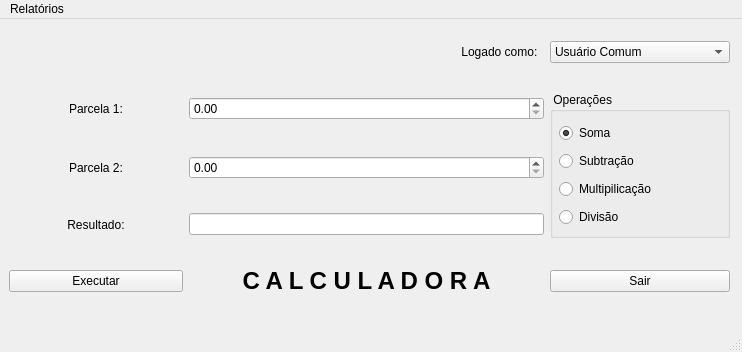
<?xml version="1.0" encoding="UTF-8"?>
<ui version="4.0">
 <class>CalcWindow</class>
 <widget class="QMainWindow" name="CalcWindow">
  <property name="geometry">
   <rect>
    <x>0</x>
    <y>0</y>
    <width>742</width>
    <height>352</height>
   </rect>
  </property>
  <property name="windowTitle">
   <string>CalcWindow</string>
  </property>
  <widget class="QWidget" name="centralwidget">
   <widget class="QWidget" name="gridLayoutWidget">
    <property name="geometry">
     <rect>
      <x>-1</x>
      <y>-1</y>
      <width>741</width>
      <height>301</height>
     </rect>
    </property>
    <layout class="QGridLayout" name="background">
     <item row="1" column="4" rowspan="3">
      <widget class="QGroupBox" name="groupBox">
       <property name="minimumSize">
        <size>
         <width>180</width>
         <height>100</height>
        </size>
       </property>
       <property name="title">
        <string> Operações</string>
       </property>
       <widget class="QWidget" name="gridLayoutWidget_2">
        <property name="geometry">
         <rect>
          <x>-1</x>
          <y>29</y>
          <width>181</width>
          <height>112</height>
         </rect>
        </property>
        <layout class="QGridLayout" name="gridLayout_2">
         <property name="leftMargin">
          <number>10</number>
         </property>
         <item row="0" column="0">
          <widget class="QRadioButton" name="radioButtonAdd">
           <property name="text">
            <string>Soma</string>
           </property>
           <property name="checked">
            <bool>true</bool>
           </property>
          </widget>
         </item>
         <item row="2" column="0">
          <widget class="QRadioButton" name="radioButtonMult">
           <property name="text">
            <string>Multipilicação</string>
           </property>
           <property name="checked">
            <bool>false</bool>
           </property>
          </widget>
         </item>
         <item row="1" column="0">
          <widget class="QRadioButton" name="radioButtonSub">
           <property name="text">
            <string>Subtração</string>
           </property>
          </widget>
         </item>
         <item row="3" column="0">
          <widget class="QRadioButton" name="radioButtonDiv">
           <property name="text">
            <string>Divisão</string>
           </property>
          </widget>
         </item>
        </layout>
       </widget>
      </widget>
     </item>
     <item row="1" column="2" colspan="2">
      <widget class="QDoubleSpinBox" name="input1"/>
     </item>
     <item row="0" column="4">
      <widget class="QComboBox" name="userRole">
       <item>
        <property name="text">
         <string>Usuário Comum</string>
        </property>
       </item>
       <item>
        <property name="text">
         <string>Administrador</string>
        </property>
       </item>
      </widget>
     </item>
     <item row="0" column="3">
      <widget class="QLabel" name="userLabel">
       <property name="text">
        <string>Logado como:  </string>
       </property>
       <property name="alignment">
        <set>Qt::AlignRight|Qt::AlignTrailing|Qt::AlignVCenter</set>
       </property>
      </widget>
     </item>
     <item row="4" column="4">
      <widget class="QPushButton" name="exitButton">
       <property name="maximumSize">
        <size>
         <width>16777215</width>
         <height>16777215</height>
        </size>
       </property>
       <property name="text">
        <string>Sair</string>
       </property>
      </widget>
     </item>
     <item row="4" column="1">
      <widget class="QPushButton" name="execButton">
       <property name="text">
        <string>Executar</string>
       </property>
      </widget>
     </item>
     <item row="2" column="1">
      <widget class="QLabel" name="factor2Label">
       <property name="text">
        <string>Parcela 2:</string>
       </property>
       <property name="alignment">
        <set>Qt::AlignCenter</set>
       </property>
      </widget>
     </item>
     <item row="0" column="5">
      <spacer name="horizontalSpacer">
       <property name="orientation">
        <enum>Qt::Horizontal</enum>
       </property>
       <property name="sizeType">
        <enum>QSizePolicy::Fixed</enum>
       </property>
       <property name="sizeHint" stdset="0">
        <size>
         <width>10</width>
         <height>20</height>
        </size>
       </property>
      </spacer>
     </item>
     <item row="2" column="2" colspan="2">
      <widget class="QDoubleSpinBox" name="input2"/>
     </item>
     <item row="3" column="2" colspan="2">
      <widget class="QLineEdit" name="resultEdit">
       <property name="readOnly">
        <bool>true</bool>
       </property>
      </widget>
     </item>
     <item row="4" column="2" colspan="2">
      <widget class="QLabel" name="titleLabel">
       <property name="layoutDirection">
        <enum>Qt::RightToLeft</enum>
       </property>
       <property name="text">
        <string>&lt;html&gt;&lt;head&gt;&lt;meta name=&quot;qrichtext&quot; content=&quot;1&quot; /&gt;&lt;style type=&quot;text/css&quot;&gt;
p, li { white-space: pre-wrap; }
&lt;/style&gt;&lt;/head&gt;&lt;body style=&quot; font-family:'MS Shell Dlg 2'; font-size:8.25pt; font-weight:400; font-style:normal; text-decoration:none;&quot;&gt;
&lt;p style=&quot; margin-top:0px; margin-bottom:0px; margin-left:0px; margin-right:0px; -qt-block-indent:0; text-indent:0px;&quot;&gt;&lt;span style=&quot; font-size:18pt; font-weight:600;&quot;&gt;C A L C U L A D O R A&lt;/span&gt;&lt;/p&gt;&lt;/body&gt;&lt;/html&gt;</string>
       </property>
       <property name="alignment">
        <set>Qt::AlignCenter</set>
       </property>
      </widget>
     </item>
     <item row="1" column="1">
      <widget class="QLabel" name="factor1Label">
       <property name="text">
        <string>Parcela 1:</string>
       </property>
       <property name="alignment">
        <set>Qt::AlignCenter</set>
       </property>
      </widget>
     </item>
     <item row="3" column="1">
      <widget class="QLabel" name="resultLabel">
       <property name="text">
        <string>Resultado:</string>
       </property>
       <property name="alignment">
        <set>Qt::AlignCenter</set>
       </property>
       <property name="buddy">
        <cstring>textEditResult</cstring>
       </property>
      </widget>
     </item>
     <item row="3" column="0">
      <spacer name="horizontalSpacer_2">
       <property name="orientation">
        <enum>Qt::Horizontal</enum>
       </property>
       <property name="sizeType">
        <enum>QSizePolicy::Fixed</enum>
       </property>
       <property name="sizeHint" stdset="0">
        <size>
         <width>10</width>
         <height>20</height>
        </size>
       </property>
      </spacer>
     </item>
    </layout>
   </widget>
  </widget>
  <widget class="QMenuBar" name="menubar">
   <property name="geometry">
    <rect>
     <x>0</x>
     <y>0</y>
     <width>742</width>
     <height>22</height>
    </rect>
   </property>
   <widget class="QMenu" name="menuRelatorios">
    <property name="title">
     <string>Relatórios</string>
    </property>
    <addaction name="actionByUser"/>
    <addaction name="actionAllUsers"/>
   </widget>
   <addaction name="menuRelatorios"/>
  </widget>
  <widget class="QStatusBar" name="statusbar"/>
  <action name="actionByUser">
   <property name="text">
    <string>Relatório por Usuário</string>
   </property>
  </action>
  <action name="actionAllUsers">
   <property name="text">
    <string>Relatório de Todos os Usuários</string>
   </property>
  </action>
 </widget>
 <resources/>
 <connections>
  <connection>
   <sender>input1</sender>
   <signal>valueChanged(double)</signal>
   <receiver>resultEdit</receiver>
   <slot>clear()</slot>
   <hints>
    <hint type="sourcelabel">
     <x>298</x>
     <y>123</y>
    </hint>
    <hint type="destinationlabel">
     <x>299</x>
     <y>232</y>
    </hint>
   </hints>
  </connection>
  <connection>
   <sender>input2</sender>
   <signal>valueChanged(QString)</signal>
   <receiver>resultEdit</receiver>
   <slot>clear()</slot>
   <hints>
    <hint type="sourcelabel">
     <x>372</x>
     <y>174</y>
    </hint>
    <hint type="destinationlabel">
     <x>372</x>
     <y>233</y>
    </hint>
   </hints>
  </connection>
  <connection>
   <sender>exitButton</sender>
   <signal>clicked()</signal>
   <receiver>CalcWindow</receiver>
   <slot>close()</slot>
   <hints>
    <hint type="sourcelabel">
     <x>647</x>
     <y>277</y>
    </hint>
    <hint type="destinationlabel">
     <x>700</x>
     <y>327</y>
    </hint>
   </hints>
  </connection>
 </connections>
</ui>
